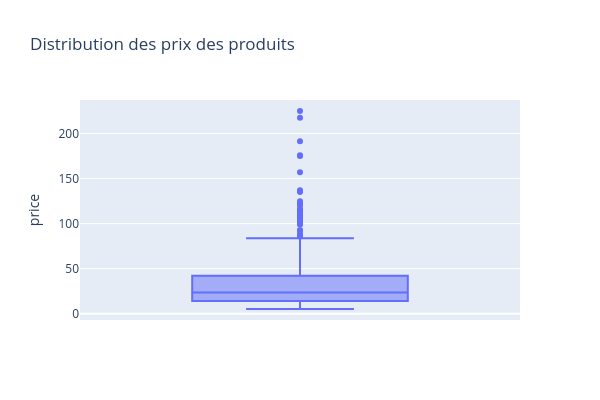

Notebook code for this chart:
### Markdown cell above
<div style="border: 1px solid RGB(51,165,182);" >
<h3 style="margin: auto; padding: 20px; color: RGB(51,165,182); ">Etape 4.1 - Exploration par la visualisation de données</h3>
</div>

### Code cell
#Autre méthode avec plotly express
fig = px.box(df_merge, y="price", title="Distribution des prix des produits", width=600, height=400)
fig.show()

### Figure 1 — Plotly figure (JSON) as saved in the notebook; plotly's stock layout.template omitted (floating-point values rounded to 4 significant figures; data arrays with more than 128 entries replaced by an {"elided": "..."} marker saying what was removed)
{"data": [{"alignmentgroup": "True", "hovertemplate": "price=%{y}<extra></extra>", "legendgroup": "", "marker": {"color": "#636efa"}, "name": "", "notched": false, "offsetgroup": "", "orientation": "v", "showlegend": false, "type": "box", "x0": " ", "xaxis": "x", "y": {"elided": "714 float values"}, "y0": " ", "yaxis": "y"}], "layout": {"boxmode": "group", "height": 400, "legend": {"tracegroupgap": 0}, "title": {"text": "Distribution des prix des produits"}, "width": 600, "xaxis": {"anchor": "y", "domain": [0, 1]}, "yaxis": {"anchor": "x", "domain": [0, 1], "title": {"text": "price"}}}}
